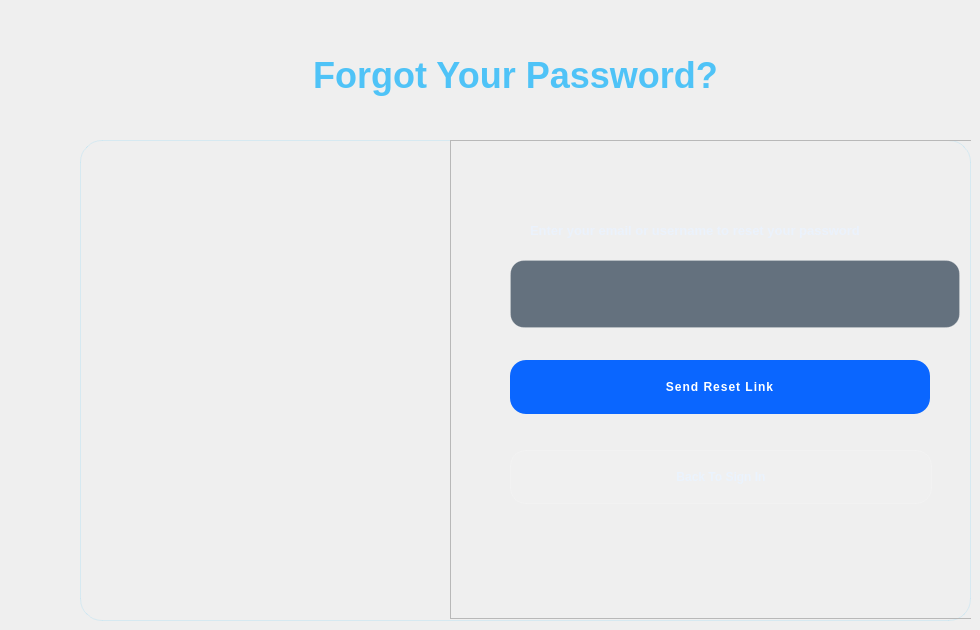
      <widget class="QWidget" name="pageForgetpass">
       <property name="styleSheet">
        <string notr="true">/* ===== FORGOT PAGE ===== */
QFrame#leftpanelForget {
    background-color: qlineargradient(x1:0, y1:0, x2:1, y2:0,
        stop:0 #0d2c4a,
        stop:0.5 #0a375b,
        stop:1 #073052);
    border-radius: 22px;
    border: 1px solid rgba(79,195,247,0.16);
}

QFrame#rightpanelForget {
    background-color: rgba(255,255,255,0.06);
    border-radius: 22px;
    border: 1px solid rgba(255,255,255,0.14);
}

/* Title of forgot page */
QLabel#ForgotTitle {
    color: #4fc3f7;
    font-size: 36px;
    font-weight: 900;
    qproperty-alignment: AlignCenter;
}

/* Instruction label */
QLabel#resetlabel {
    background: transparent;
    color: rgba(234,243,255,0.80);
    font-size: 13px;
    font-weight: 600;
}

/* Input */
QLineEdit#resetlineEdit {
    min-height: 46px;
    min-width: 420px;
    max-width: 420px;
    background-color: rgba(25,45,65,0.65);
    border: 1px solid rgba(255,255,255,0.16);
    border-radius: 14px;
    padding: 10px 14px;
    color: white;
}
QLineEdit#resetlineEdit:focus {
    border: 1px solid #4fc3f7;
}

/* Buttons */
QPushButton#resetbtn {
    min-height: 54px;
    min-width: 420px;
    max-width: 420px;
    border-radius: 16px;
    background-color: #0A66FF;
    color: white;
    font-weight: 900;
    letter-spacing: 1px;
}
QPushButton#resetbtn:hover { background-color: rgba(10,102,255,0.86); }

QPushButton#backsigninBTN {
    min-height: 52px;
    min-width: 420px;
    max-width: 420px;
    border-radius: 16px;
    background-color: rgba(255,255,255,0.08);
    color: rgba(234,243,255,0.85);
    border: 1px solid rgba(255,255,255,0.14);
    font-weight: 800;
}
QPushButton#backsigninBTN:hover {
    border: 1px solid rgba(79,195,247,0.35);
    color: #4fc3f7;
}
</string>
       </property>
       <widget class="QLabel" name="ForgotTitle">
        <property name="geometry">
         <rect>
          <x>290</x>
          <y>50</y>
          <width>451</width>
          <height>51</height>
         </rect>
        </property>
        <property name="text">
         <string>Forgot Your Password?</string>
        </property>
        <property name="alignment">
         <set>Qt::AlignmentFlag::AlignCenter</set>
        </property>
       </widget>
       <widget class="QWidget" name="layoutWidget">
        <property name="geometry">
         <rect>
          <x>80</x>
          <y>140</y>
          <width>891</width>
          <height>481</height>
         </rect>
        </property>
        <layout class="QHBoxLayout" name="horizontalLayout">
         <item>
          <widget class="QFrame" name="leftpanelForget">
           <property name="frameShape">
            <enum>QFrame::Shape::StyledPanel</enum>
           </property>
           <property name="frameShadow">
            <enum>QFrame::Shadow::Raised</enum>
           </property>
           <widget class="QLabel" name="label">
            <property name="geometry">
             <rect>
              <x>40</x>
              <y>40</y>
              <width>331</width>
              <height>351</height>
             </rect>
            </property>
            <property name="text">
             <string/>
            </property>
            <property name="pixmap">
             <pixmap resource="Ressources.qrc">:/Images/logo.png</pixmap>
            </property>
            <property name="alignment">
             <set>Qt::AlignmentFlag::AlignCenter</set>
            </property>
           </widget>
           <widget class="QFrame" name="rightpannelforget">
            <property name="geometry">
             <rect>
              <x>370</x>
              <y>0</y>
              <width>541</width>
              <height>479</height>
             </rect>
            </property>
            <property name="frameShape">
             <enum>QFrame::Shape::StyledPanel</enum>
            </property>
            <property name="frameShadow">
             <enum>QFrame::Shadow::Raised</enum>
            </property>
            <widget class="QLabel" name="resetlabel">
             <property name="geometry">
              <rect>
               <x>80</x>
               <y>80</y>
               <width>391</width>
               <height>20</height>
              </rect>
             </property>
             <property name="text">
              <string>Enter your email or username to reset your password</string>
             </property>
            </widget>
            <widget class="QLineEdit" name="resetlineEdit">
             <property name="geometry">
              <rect>
               <x>60</x>
               <y>120</y>
               <width>450</width>
               <height>68</height>
              </rect>
             </property>
             <property name="minimumSize">
              <size>
               <width>450</width>
               <height>68</height>
              </size>
             </property>
             <property name="maximumSize">
              <size>
               <width>450</width>
               <height>16777215</height>
              </size>
             </property>
            </widget>
            <widget class="QPushButton" name="resetbtn">
             <property name="geometry">
              <rect>
               <x>60</x>
               <y>220</y>
               <width>420</width>
               <height>54</height>
              </rect>
             </property>
             <property name="text">
              <string>Send Reset Link</string>
             </property>
            </widget>
            <widget class="QPushButton" name="backsigninBTN">
             <property name="geometry">
              <rect>
               <x>60</x>
               <y>310</y>
               <width>422</width>
               <height>54</height>
              </rect>
             </property>
             <property name="text">
              <string>Back To Sign In</string>
             </property>
            </widget>
           </widget>
          </widget>
         </item>
        </layout>
       </widget>
      </widget>
